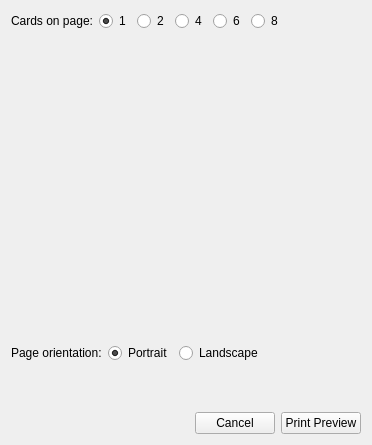
<?xml version="1.0" encoding="UTF-8"?>
<ui version="4.0">
 <class>PrintCardsDialog</class>
 <widget class="QWidget" name="PrintCardsDialog">
  <property name="geometry">
   <rect>
    <x>0</x>
    <y>0</y>
    <width>364</width>
    <height>445</height>
   </rect>
  </property>
  <property name="windowTitle">
   <string>Print cards</string>
  </property>
  <layout class="QGridLayout" name="gridLayout">
   <item row="0" column="0">
    <layout class="QHBoxLayout" name="horizontalLayout_3">
     <item>
      <widget class="QLabel" name="label_11">
       <property name="text">
        <string>Cards on page:</string>
       </property>
      </widget>
     </item>
     <item>
      <widget class="QRadioButton" name="oneCard">
       <property name="text">
        <string>1</string>
       </property>
       <property name="checked">
        <bool>true</bool>
       </property>
      </widget>
     </item>
     <item>
      <widget class="QRadioButton" name="twoCards">
       <property name="text">
        <string>2</string>
       </property>
      </widget>
     </item>
     <item>
      <widget class="QRadioButton" name="fourCards">
       <property name="text">
        <string>4</string>
       </property>
      </widget>
     </item>
     <item>
      <widget class="QRadioButton" name="sixCards">
       <property name="text">
        <string>6</string>
       </property>
      </widget>
     </item>
     <item>
      <widget class="QRadioButton" name="eightCards">
       <property name="text">
        <string>8</string>
       </property>
      </widget>
     </item>
     <item>
      <spacer name="horizontalSpacer_5">
       <property name="orientation">
        <enum>Qt::Horizontal</enum>
       </property>
       <property name="sizeHint" stdset="0">
        <size>
         <width>10</width>
         <height>20</height>
        </size>
       </property>
      </spacer>
     </item>
    </layout>
   </item>
   <item row="1" column="0">
    <widget class="QStackedWidget" name="layoutsStack">
     <property name="sizePolicy">
      <sizepolicy hsizetype="Expanding" vsizetype="Expanding">
       <horstretch>0</horstretch>
       <verstretch>0</verstretch>
      </sizepolicy>
     </property>
     <property name="minimumSize">
      <size>
       <width>350</width>
       <height>300</height>
      </size>
     </property>
     <property name="maximumSize">
      <size>
       <width>350</width>
       <height>300</height>
      </size>
     </property>
     <property name="currentIndex">
      <number>0</number>
     </property>
     <widget class="QWidget" name="pageP1">
      <layout class="QGridLayout" name="gridLayout_2">
       <property name="leftMargin">
        <number>0</number>
       </property>
       <property name="topMargin">
        <number>0</number>
       </property>
       <property name="rightMargin">
        <number>0</number>
       </property>
       <property name="bottomMargin">
        <number>0</number>
       </property>
       <item row="0" column="0">
        <widget class="QLabel" name="label">
         <property name="text">
          <string/>
         </property>
         <property name="pixmap">
          <pixmap resource="../../../../scenarist-core/Resources/Resources.qrc">:/Graphics/Images/cards-print-portrait-1.png</pixmap>
         </property>
        </widget>
       </item>
      </layout>
     </widget>
     <widget class="QWidget" name="pageP2">
      <layout class="QGridLayout" name="gridLayout_3">
       <property name="leftMargin">
        <number>0</number>
       </property>
       <property name="topMargin">
        <number>0</number>
       </property>
       <property name="rightMargin">
        <number>0</number>
       </property>
       <property name="bottomMargin">
        <number>0</number>
       </property>
       <item row="0" column="0">
        <widget class="QLabel" name="label_2">
         <property name="text">
          <string/>
         </property>
         <property name="pixmap">
          <pixmap resource="../../../../scenarist-core/Resources/Resources.qrc">:/Graphics/Images/cards-print-portrait-2.png</pixmap>
         </property>
        </widget>
       </item>
      </layout>
     </widget>
     <widget class="QWidget" name="pageP4">
      <layout class="QGridLayout" name="gridLayout_4">
       <property name="leftMargin">
        <number>0</number>
       </property>
       <property name="topMargin">
        <number>0</number>
       </property>
       <property name="rightMargin">
        <number>0</number>
       </property>
       <property name="bottomMargin">
        <number>0</number>
       </property>
       <item row="0" column="0">
        <widget class="QLabel" name="label_3">
         <property name="text">
          <string/>
         </property>
         <property name="pixmap">
          <pixmap resource="../../../../scenarist-core/Resources/Resources.qrc">:/Graphics/Images/cards-print-portrait-4.png</pixmap>
         </property>
        </widget>
       </item>
      </layout>
     </widget>
     <widget class="QWidget" name="pageP6">
      <layout class="QGridLayout" name="gridLayout_5">
       <property name="leftMargin">
        <number>0</number>
       </property>
       <property name="topMargin">
        <number>0</number>
       </property>
       <property name="rightMargin">
        <number>0</number>
       </property>
       <property name="bottomMargin">
        <number>0</number>
       </property>
       <item row="0" column="0">
        <widget class="QLabel" name="label_4">
         <property name="text">
          <string/>
         </property>
         <property name="pixmap">
          <pixmap resource="../../../../scenarist-core/Resources/Resources.qrc">:/Graphics/Images/cards-print-portrait-6.png</pixmap>
         </property>
        </widget>
       </item>
      </layout>
     </widget>
     <widget class="QWidget" name="pageP8">
      <layout class="QGridLayout" name="gridLayout_6">
       <property name="leftMargin">
        <number>0</number>
       </property>
       <property name="topMargin">
        <number>0</number>
       </property>
       <property name="rightMargin">
        <number>0</number>
       </property>
       <property name="bottomMargin">
        <number>0</number>
       </property>
       <item row="0" column="0">
        <widget class="QLabel" name="label_5">
         <property name="text">
          <string/>
         </property>
         <property name="pixmap">
          <pixmap resource="../../../../scenarist-core/Resources/Resources.qrc">:/Graphics/Images/cards-print-portrait-8.png</pixmap>
         </property>
        </widget>
       </item>
      </layout>
     </widget>
     <widget class="QWidget" name="pageL1">
      <layout class="QGridLayout" name="gridLayout_7">
       <property name="leftMargin">
        <number>0</number>
       </property>
       <property name="topMargin">
        <number>0</number>
       </property>
       <property name="rightMargin">
        <number>0</number>
       </property>
       <property name="bottomMargin">
        <number>0</number>
       </property>
       <item row="0" column="0">
        <widget class="QLabel" name="label_6">
         <property name="text">
          <string/>
         </property>
         <property name="pixmap">
          <pixmap resource="../../../../scenarist-core/Resources/Resources.qrc">:/Graphics/Images/cards-print-landscape-1.png</pixmap>
         </property>
        </widget>
       </item>
      </layout>
     </widget>
     <widget class="QWidget" name="pageL2">
      <layout class="QGridLayout" name="gridLayout_8">
       <property name="leftMargin">
        <number>0</number>
       </property>
       <property name="topMargin">
        <number>0</number>
       </property>
       <property name="rightMargin">
        <number>0</number>
       </property>
       <property name="bottomMargin">
        <number>0</number>
       </property>
       <item row="0" column="0">
        <widget class="QLabel" name="label_7">
         <property name="text">
          <string/>
         </property>
         <property name="pixmap">
          <pixmap resource="../../../../scenarist-core/Resources/Resources.qrc">:/Graphics/Images/cards-print-landscape-2.png</pixmap>
         </property>
        </widget>
       </item>
      </layout>
     </widget>
     <widget class="QWidget" name="pageL4">
      <layout class="QGridLayout" name="gridLayout_9">
       <property name="leftMargin">
        <number>0</number>
       </property>
       <property name="topMargin">
        <number>0</number>
       </property>
       <property name="rightMargin">
        <number>0</number>
       </property>
       <property name="bottomMargin">
        <number>0</number>
       </property>
       <item row="0" column="0">
        <widget class="QLabel" name="label_8">
         <property name="text">
          <string/>
         </property>
         <property name="pixmap">
          <pixmap resource="../../../../scenarist-core/Resources/Resources.qrc">:/Graphics/Images/cards-print-landscape-4.png</pixmap>
         </property>
        </widget>
       </item>
      </layout>
     </widget>
     <widget class="QWidget" name="pageL6">
      <layout class="QGridLayout" name="gridLayout_10">
       <property name="leftMargin">
        <number>0</number>
       </property>
       <property name="topMargin">
        <number>0</number>
       </property>
       <property name="rightMargin">
        <number>0</number>
       </property>
       <property name="bottomMargin">
        <number>0</number>
       </property>
       <item row="0" column="0">
        <widget class="QLabel" name="label_9">
         <property name="text">
          <string/>
         </property>
         <property name="pixmap">
          <pixmap resource="../../../../scenarist-core/Resources/Resources.qrc">:/Graphics/Images/cards-print-landscape-6.png</pixmap>
         </property>
        </widget>
       </item>
      </layout>
     </widget>
     <widget class="QWidget" name="pageL8">
      <layout class="QGridLayout" name="gridLayout_11">
       <property name="leftMargin">
        <number>0</number>
       </property>
       <property name="topMargin">
        <number>0</number>
       </property>
       <property name="rightMargin">
        <number>0</number>
       </property>
       <property name="bottomMargin">
        <number>0</number>
       </property>
       <item row="0" column="0">
        <widget class="QLabel" name="label_10">
         <property name="text">
          <string/>
         </property>
         <property name="pixmap">
          <pixmap resource="../../../../scenarist-core/Resources/Resources.qrc">:/Graphics/Images/cards-print-landscape-8.png</pixmap>
         </property>
        </widget>
       </item>
      </layout>
     </widget>
    </widget>
   </item>
   <item row="2" column="0">
    <widget class="QWidget" name="widget_2" native="true">
     <layout class="QHBoxLayout" name="horizontalLayout_2">
      <property name="leftMargin">
       <number>0</number>
      </property>
      <property name="topMargin">
       <number>0</number>
      </property>
      <property name="rightMargin">
       <number>0</number>
      </property>
      <property name="bottomMargin">
       <number>0</number>
      </property>
      <item>
       <widget class="QLabel" name="label_12">
        <property name="text">
         <string>Page orientation:</string>
        </property>
       </widget>
      </item>
      <item>
       <widget class="QRadioButton" name="portrait">
        <property name="text">
         <string>Portrait</string>
        </property>
        <property name="checked">
         <bool>true</bool>
        </property>
       </widget>
      </item>
      <item>
       <widget class="QRadioButton" name="landscape">
        <property name="text">
         <string>Landscape</string>
        </property>
       </widget>
      </item>
      <item>
       <spacer name="horizontalSpacer_2">
        <property name="orientation">
         <enum>Qt::Horizontal</enum>
        </property>
        <property name="sizeHint" stdset="0">
         <size>
          <width>10</width>
          <height>20</height>
         </size>
        </property>
       </spacer>
      </item>
     </layout>
    </widget>
   </item>
   <item row="3" column="0">
    <spacer name="verticalSpacer_2">
     <property name="orientation">
      <enum>Qt::Vertical</enum>
     </property>
     <property name="sizeHint" stdset="0">
      <size>
       <width>20</width>
       <height>40</height>
      </size>
     </property>
    </spacer>
   </item>
   <item row="4" column="0">
    <layout class="QHBoxLayout" name="horizontalLayout">
     <item>
      <spacer name="horizontalSpacer">
       <property name="orientation">
        <enum>Qt::Horizontal</enum>
       </property>
       <property name="sizeHint" stdset="0">
        <size>
         <width>40</width>
         <height>20</height>
        </size>
       </property>
      </spacer>
     </item>
     <item>
      <widget class="QPushButton" name="cancel">
       <property name="text">
        <string>Cancel</string>
       </property>
      </widget>
     </item>
     <item>
      <widget class="QPushButton" name="printPreview">
       <property name="text">
        <string>Print Preview</string>
       </property>
      </widget>
     </item>
    </layout>
   </item>
  </layout>
 </widget>
 <resources>
  <include location="../../../../scenarist-core/Resources/Resources.qrc"/>
 </resources>
 <connections/>
</ui>
